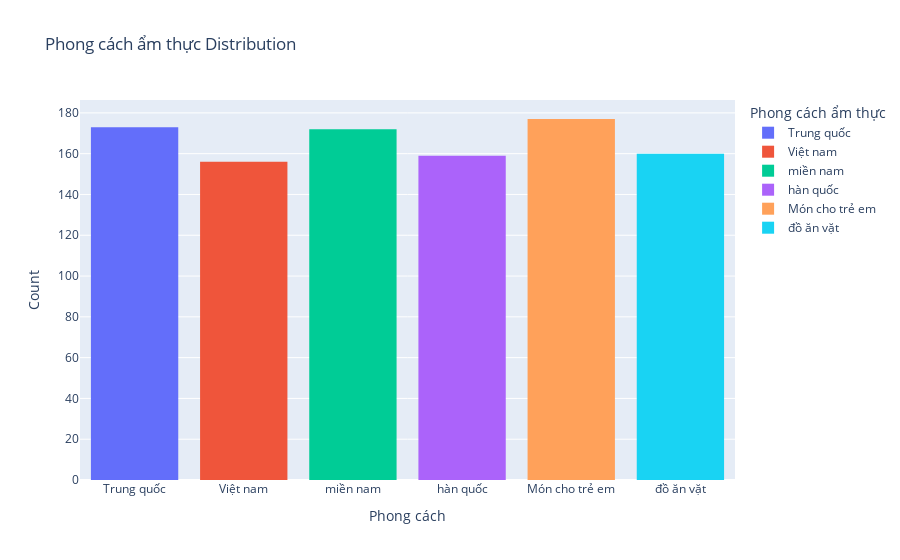

Notebook source saved alongside this figure:
### Code cell
fig = px.histogram(data, x='Phong cách ẩm thực', color='Phong cách ẩm thực', title='Phong cách ẩm thực Distribution')
fig.update_layout(xaxis_title='Phong cách', yaxis_title='Count')
fig.show()

### Figure 1 — Plotly figure (JSON) as saved in the notebook; plotly's stock layout.template omitted (floating-point values rounded to 4 significant figures; data arrays with more than 128 entries replaced by an {"elided": "..."} marker saying what was removed)
{"data": [{"alignmentgroup": "True", "bingroup": "x", "hovertemplate": "Phong cách ẩm thực=%{x}<br>count=%{y}<extra></extra>", "legendgroup": "Trung quốc", "marker": {"color": "#636efa", "pattern": {"shape": ""}}, "name": "Trung quốc", "offsetgroup": "Trung quốc", "orientation": "v", "showlegend": true, "type": "histogram", "x": {"elided": "173 str values"}, "xaxis": "x", "yaxis": "y"}, {"alignmentgroup": "True", "bingroup": "x", "hovertemplate": "Phong cách ẩm thực=%{x}<br>count=%{y}<extra></extra>", "legendgroup": "Việt nam", "marker": {"color": "#EF553B", "pattern": {"shape": ""}}, "name": "Việt nam", "offsetgroup": "Việt nam", "orientation": "v", "showlegend": true, "type": "histogram", "x": {"elided": "156 str values"}, "xaxis": "x", "yaxis": "y"}, {"alignmentgroup": "True", "bingroup": "x", "hovertemplate": "Phong cách ẩm thực=%{x}<br>count=%{y}<extra></extra>", "legendgroup": "miền nam", "marker": {"color": "#00cc96", "pattern": {"shape": ""}}, "name": "miền nam", "offsetgroup": "miền nam", "orientation": "v", "showlegend": true, "type": "histogram", "x": {"elided": "172 str values"}, "xaxis": "x", "yaxis": "y"}, {"alignmentgroup": "True", "bingroup": "x", "hovertemplate": "Phong cách ẩm thực=%{x}<br>count=%{y}<extra></extra>", "legendgroup": "hàn quốc", "marker": {"color": "#ab63fa", "pattern": {"shape": ""}}, "name": "hàn quốc", "offsetgroup": "hàn quốc", "orientation": "v", "showlegend": true, "type": "histogram", "x": {"elided": "159 str values"}, "xaxis": "x", "yaxis": "y"}, {"alignmentgroup": "True", "bingroup": "x", "hovertemplate": "Phong cách ẩm thực=%{x}<br>count=%{y}<extra></extra>", "legendgroup": "Món cho trẻ em", "marker": {"color": "#FFA15A", "pattern": {"shape": ""}}, "name": "Món cho trẻ em", "offsetgroup": "Món cho trẻ em", "orientation": "v", "showlegend": true, "type": "histogram", "x": {"elided": "177 str values"}, "xaxis": "x", "yaxis": "y"}, {"alignmentgroup": "True", "bingroup": "x", "hovertemplate": "Phong cách ẩm thực=%{x}<br>count=%{y}<extra></extra>", "legendgroup": "đồ ăn vặt", "marker": {"color": "#19d3f3", "pattern": {"shape": ""}}, "name": "đồ ăn vặt", "offsetgroup": "đồ ăn vặt", "orientation": "v", "showlegend": true, "type": "histogram", "x": {"elided": "160 str values"}, "xaxis": "x", "yaxis": "y"}], "layout": {"barmode": "relative", "legend": {"title": {"text": "Phong cách ẩm thực"}, "tracegroupgap": 0}, "title": {"text": "Phong cách ẩm thực Distribution"}, "xaxis": {"anchor": "y", "categoryarray": ["Trung quốc", "Việt nam", "miền nam", "hàn quốc", "Món cho trẻ em", "đồ ăn vặt"], "categoryorder": "array", "domain": [0, 1], "title": {"text": "Phong cách"}}, "yaxis": {"anchor": "x", "domain": [0, 1], "title": {"text": "Count"}}}}
